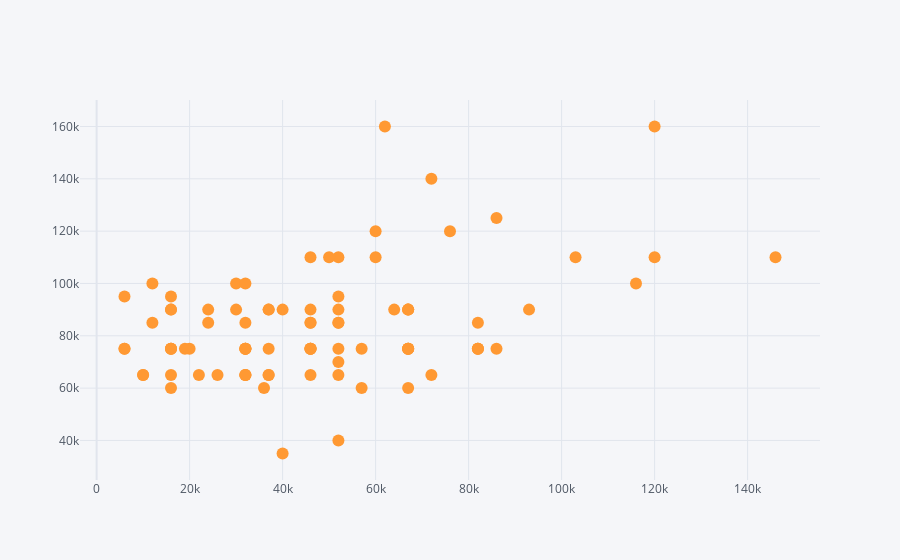

Here is the notebook cell this chart was saved with:
### Markdown cell above
d) Generate a scatter plot comparing 'Salary' and 'Savings' columns.

### Code cell
#d) (1)
alumni.iplot(kind = 'scatter', x = 'Savings', y = 'Salary', mode = 'markers')
